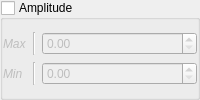
                   <widget class="QGroupBox" name="_sig_amp">
                    <property name="font">
                     <font>
                      <italic>false</italic>
                      <kerning>true</kerning>
                     </font>
                    </property>
                    <property name="title">
                     <string>Amplitude</string>
                    </property>
                    <property name="checkable">
                     <bool>true</bool>
                    </property>
                    <property name="checked">
                     <bool>false</bool>
                    </property>
                    <layout class="QHBoxLayout" name="horizontalLayout_3">
                     <property name="leftMargin">
                      <number>0</number>
                     </property>
                     <property name="rightMargin">
                      <number>0</number>
                     </property>
                     <item>
                      <layout class="QGridLayout" name="gridLayout_5">
                       <item row="0" column="1">
                        <widget class="Line" name="line_6">
                         <property name="orientation">
                          <enum>Qt::Vertical</enum>
                         </property>
                        </widget>
                       </item>
                       <item row="0" column="0">
                        <widget class="QLabel" name="label_2">
                         <property name="font">
                          <font>
                           <italic>true</italic>
                          </font>
                         </property>
                         <property name="text">
                          <string>Max</string>
                         </property>
                        </widget>
                       </item>
                       <item row="3" column="2">
                        <spacer name="horizontalSpacer_15">
                         <property name="orientation">
                          <enum>Qt::Horizontal</enum>
                         </property>
                         <property name="sizeHint" stdset="0">
                          <size>
                           <width>40</width>
                           <height>0</height>
                          </size>
                         </property>
                        </spacer>
                       </item>
                       <item row="1" column="2">
                        <widget class="QDoubleSpinBox" name="_sig_amp_min"/>
                       </item>
                       <item row="1" column="0">
                        <widget class="QLabel" name="label">
                         <property name="font">
                          <font>
                           <italic>true</italic>
                          </font>
                         </property>
                         <property name="text">
                          <string>Min</string>
                         </property>
                        </widget>
                       </item>
                       <item row="1" column="1">
                        <widget class="Line" name="line_2">
                         <property name="orientation">
                          <enum>Qt::Vertical</enum>
                         </property>
                        </widget>
                       </item>
                       <item row="0" column="2">
                        <widget class="QDoubleSpinBox" name="_sig_amp_max"/>
                       </item>
                      </layout>
                     </item>
                    </layout>
                   </widget>
